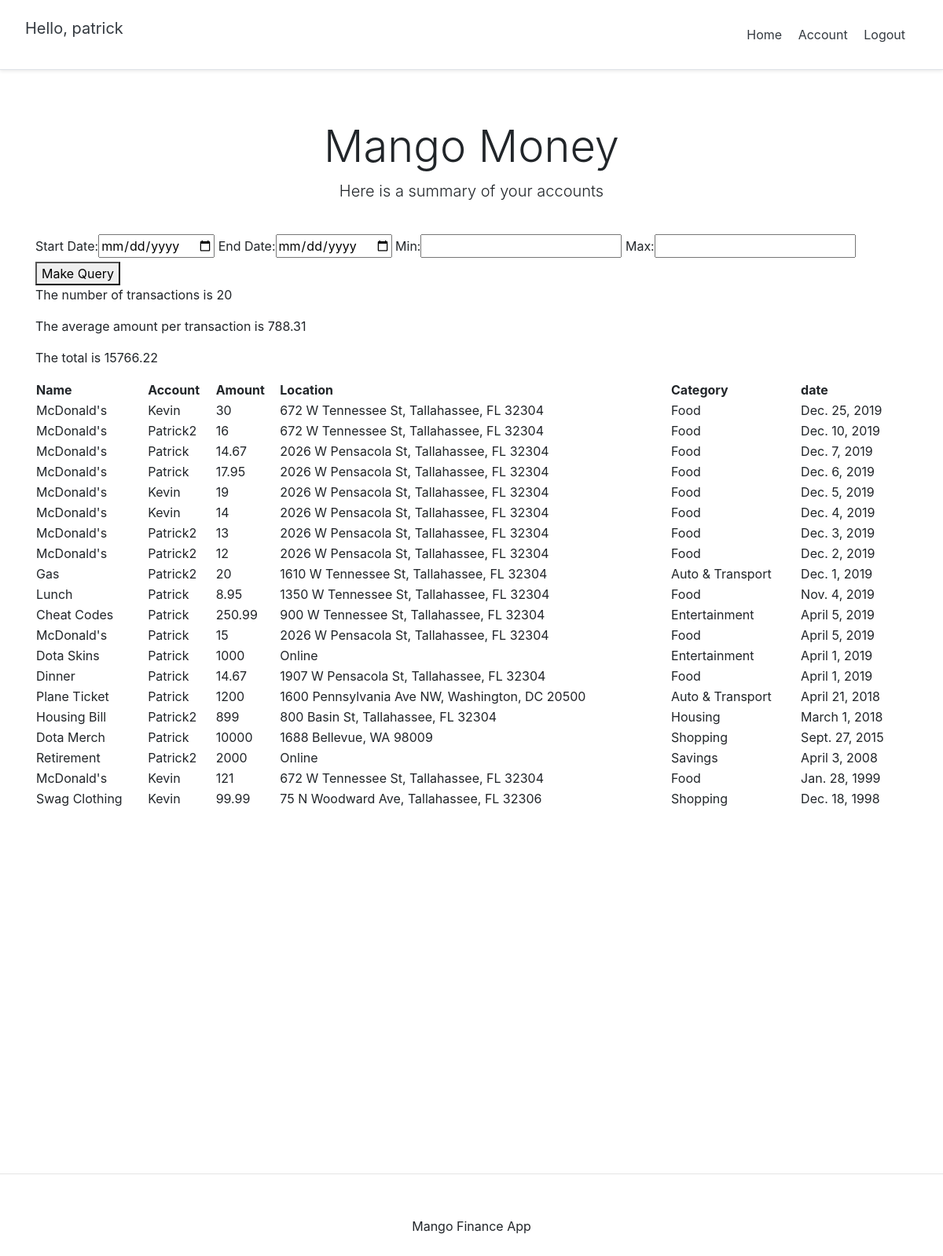
The app's page / (signed in) with its own data.
### mango/models.py (models this page shows, shortened)
class userAccount(AbstractBaseUser):
    email = models.EmailField(verbose_name='email', max_length=128 , unique=True)
    username = models.CharField(max_length=30, unique=True)
    date_joined = models.DateTimeField(verbose_name="date joined", auto_now_add=True)
    last_login = models.DateTimeField(verbose_name="last login", auto_now=True)
    is_admin = models.BooleanField(default=False)
    is_active = models.BooleanField(default=True)
    is_staff = models.BooleanField(default=False)
    is_superuser = models.BooleanField(default=False)
    user_id = models.AutoField(primary_key=True)
    password = models.CharField(max_length=20)
    first_name = models.CharField(max_length=30)
    last_name = models.CharField(max_length=30)
    USERNAME_FIELD = 'email'
    REQUIRED_FIELDS = ['username']
    objects = userAccountManager()

class Transactions(models.Model):
    transaction_ID = models.AutoField(primary_key=True, editable=False)
    transaction_plaidID = models.CharField(max_length=128, unique=True, null=True, editable=False)
    transaction_name = models.CharField(max_length=128, null=False)
    transaction_amount = models.DecimalField(max_digits=10, decimal_places=2, null=False)
    transaction_location = models.CharField(max_length=256, editable=True, null=True)
    transaction_date = models.DateField(auto_now=False)
    account= models.ForeignKey(Account, on_delete=models.CASCADE)
    category = models.ForeignKey(Category, on_delete=models.CASCADE)

### mango/views.py (the view)
# urls.py: path('', views.index_view, name='index'),
def index_view(request):
    context = {}
    user = request.user
    if not request.user.is_authenticated:
        return redirect("mango:login")
    if(request.POST):
        form = queryForm(request.POST)
        if form.is_valid():
            start = form.cleaned_data["startDate"]
            end = form.cleaned_data["endDate"]
            minAmount = form.cleaned_data["Min"]
            maxAmount = form.cleaned_data["Max"]
            with connection.cursor() as cursor:
                cursor.execute("""
                    SELECT transaction_name, account_name, transaction_amount, transaction_location, transaction_date, category_name
                    FROM mango_transactions
                    LEFT JOIN mango_category ON mango_transactions.category_ID = mango_category.category_ID
                    INNER JOIN mango_account ON mango_transactions.account_id = mango_account.account_ID
                    WHERE user_id = %s AND
                    (transaction_date >= %s AND transaction_date <= %s) AND
                    (transaction_amount >= %s AND transaction_amount <= %s) ORDER BY transaction_date DESC
                """, [user.user_id, start, end, minAmount, maxAmount])
                allTransactionsQuery = cursor.fetchall()
                if not allTransactionsQuery:
                    context["no_transactions"] = True
                    return render(request, 'mango/index.html', context=context)
                allTransactions = []
                for item in allTransactionsQuery:
                    transactionsDict = {
                        'transaction_name' : item[0],
                        'account_name' : item[1],
                        'transaction_amount' : item[2],
                        'transaction_location' : item[3],
                        'transaction_date' : item[4],
                        'category_name' : item[5]
                    }
                    allTransactions.append(transactionsDict)
                context['allTransactions'] = allTransactions
            with connection.cursor() as cursor:
                cursor.execute("""
                    SELECT COUNT(transaction_amount)
                    FROM mango_transactions
                    LEFT JOIN mango_category ON mango_transactions.category_ID = mango_category.category_ID
                    INNER JOIN mango_account ON mango_transactions.account_id = mango_account.account_ID
                    WHERE user_id = %s AND
                    (transaction_date >= %s AND transaction_date <= %s) AND
                    (transaction_amount >= %s AND transaction_amount <= %s)  ORDER BY transaction_date DESC
                """, [user.user_id, start, end, minAmount, maxAmount])
                TransactionsQuery = cursor.fetchone()[0]
                context["number_transaction"] = TransactionsQuery
            with connection.cursor() as cursor:
                cursor.execute("""
                    SELECT AVG(transaction_amount)
                    FROM mango_transactions
                    LEFT JOIN mango_category ON mango_transactions.category_ID = mango_category.category_ID
                    INNER JOIN mango_account ON mango_transactions.account_id = mango_account.account_ID
                    WHERE user_id = %s AND
                    (transaction_date >= %s AND transaction_date <= %s) AND
                    (transaction_amount >= %s AND transaction_amount <= %s)  ORDER BY transaction_date DESC
                """, [user.user_id, start, end, minAmount, maxAmount])
                TransactionsQuery = round(cursor.fetchone()[0], 2)
                context["average_transaction"] = TransactionsQuery
            with connection.cursor() as cursor:
                cursor.execute("""
                    SELECT SUM(transaction_amount)
                    FROM mango_transactions
                    LEFT JOIN mango_category ON mango_transactions.category_ID = mango_category.category_ID
                    INNER JOIN mango_account ON mango_transactions.account_id = mango_account.account_ID
                    WHERE user_id = %s AND
                    (transaction_date >= %s AND transaction_date <= %s) AND
                    (transaction_amount >= %s AND transaction_amount <= %s)  ORDER BY transaction_date DESC
                """, [user.user_id, start, end, minAmount, maxAmount])
                TransactionsQuery = round(cursor.fetchone()[0], 2)
                context["sum_transaction"] = TransactionsQuery
                newForm = queryForm(    initial={'startDate': start, 'endDate': end, "Min" : minAmount, "Max" : maxAmount })
                context['query_form'] = newForm
        else:
            context['query_form'] = form
    else:
        form = queryForm()
        context['query_form'] = form
        with connection.cursor() as cursor:
            cursor.execute("""
                SELECT transaction_name, account_name, transaction_amount, transaction_location, transaction_date, category_name
                FROM mango_transactions
                LEFT JOIN mango_category ON mango_transactions.category_ID = mango_category.category_ID
                INNER JOIN mango_account ON mango_transactions.account_id = mango_account.account_ID
                WHERE user_id = %s  ORDER BY transaction_date DESC
            """, [user.user_id])
            allTransactionsQuery = cursor.fetchall()
            if not allTransactionsQuery:
                context["no_transactions"] = True
                return render(request, 'mango/index.html', context=context)
            else:
                context["no_transactions"] = False
            allTransactions = []
            for item in allTransactionsQuery:
                transactionsDict = {
                    'transaction_name' : item[0],
                    'account_name' : item[1],
                    'transaction_amount' : item[2],
                    'transaction_location' : item[3],
                    'transaction_date' : item[4],
                    'category_name' : item[5]
                }
                allTransactions.append(transactionsDict)
            context['allTransactions'] = allTransactions
        with connection.cursor() as cursor:
            cursor.execute("""
                SELECT COUNT(transaction_name)
                FROM mango_transactions
                LEFT JOIN mango_category ON mango_transactions.category_ID = mango_category.category_ID
                INNER JOIN mango_account ON mango_transactions.account_id = mango_account.account_ID
                WHERE user_id = %s  ORDER BY transaction_date DESC
            """, [user.user_id])
            TransactionsQuery = cursor.fetchone()[0]
            context["number_transaction"] = TransactionsQuery
        with connection.cursor() as cursor:
            cursor.execute("""
                SELECT AVG(transaction_amount)
                FROM mango_transactions
                LEFT JOIN mango_category ON mango_transactions.category_ID = mango_category.category_ID
                INNER JOIN mango_account ON mango_transactions.account_id = mango_account.account_ID
                WHERE user_id = %s  ORDER BY transaction_date DESC
            """, [user.user_id])
            TransactionsQuery = round( cursor.fetchone()[0], 2)
            context["average_transaction"] = TransactionsQuery
        with connection.cursor() as cursor:
            cursor.execute("""
                SELECT SUM(transaction_amount)
                FROM mango_transactions
                LEFT JOIN mango_category ON mango_transactions.category_ID = mango_category.category_ID
                INNER JOIN mango_account ON mango_transactions.account_id = mango_account.account_ID
                WHERE user_id = %s  ORDER BY transaction_date DESC
            """, [user.user_id])
            TransactionsQuery = round( cursor.fetchone()[0], 2)
            context["sum_transaction"] = TransactionsQuery
    return render(request, 'mango/index.html', context=context)

### mango/forms.py
class queryForm(forms.Form):
    startDate = forms.DateField(label="Start Date", widget=forms.DateInput(attrs={'type':'date'}), required=True)
    endDate = forms.DateField(label="End Date", widget=forms.DateInput(attrs={'type':'date'}), required=True)
    Min = forms.DecimalField(decimal_places=2, required=True)
    Max = forms.DecimalField(decimal_places=2, required=True)

### templates/mango/index.html (shortened to what this page needs)
{% extends 'mango/base.html' %}
{% load staticfiles %}
{% block body_block %}
<div class="pricing-header px-3 py-3 pt-md-5 pb-md-4 mx-auto text-center">
        <h1 class="display-4">Mango Money</h1>
        {% if user.is_authenticated %}
            <p class="lead">
                Here is a summary of your accounts
            </p>
        {% else %}
            <p class="lead">
                Please sign in to view summary of accounts
            </p>
        {% endif %}
</div>
<div class="container">
    <div class="d-flex flex-column">
        {% if no_transactions %}
            <p>
                There are no transactions to display, please add them from the account page!
            </p>
        {% else %}
            <form method="POST">
                    {{ query_form }}
                <button type="submit">Make Query</button>
            </form>
            <div>
                <p>The number of transactions is {{ number_transaction }} </p>
                <p>The average amount per transaction is {{ average_transaction }}</p>
                <p>The total is {{ sum_transaction }}</p>
            </div>
            <table>
                <tr>
                    <th>Name</th>
                    <th>Account</th>
                    <th>Amount</th>
                    <th>Location</th>
                    <th>Category</th>
                    <th>date</th>
                </tr>
                {% for item in allTransactions %}
                <tr>
                    <td>{{ item.transaction_name }}</td>
                    <td>{{ item.account_name }}</td>
                    <td>{{ item.transaction_amount }}</td>
                    <td>{{ item.transaction_location }}</td>
                    <td>{{ item.category_name }}</td>
                    <td>{{ item.transaction_date }}</td>
                </tr>
                {% endfor %}
            </table>
<br>
<br>
  <div id="map"></div>
    </div>
</div>
{% endif %}
{% endblock %}

### templates/snippets/header.html (shortened to what this page needs)
<link rel="stylesheet" href="https://stackpath.bootstrapcdn.com/bootstrap/4.3.1/css/bootstrap.min.css">
<div class="d-flex flex-column flex-md-row align-items-center p-3 px-md-4 mb-3 bg-white border-bottom shadow-sm">
    <h5 class="my-0 mr-md-auto font-weight-normal">
        {% if request.user.is_authenticated %}
            <p class="p-2 text-dark">Hello, {{ request.user.username }}</p>
        {% endif %}</h5>
    <nav class="my-2 my-md-0 mr-md-3">
        {% if request.user.is_authenticated %}
            <a class="p-2 text-dark" href="{% url 'mango:index' %}">Home</a>
            <a class="p-2 text-dark" href="{% url 'mango:account' %}">Account</a>
            <a class="p-2 text-dark" href="{% url 'mango:logout' %}">Logout</a>
        {% else %}
            <a class="p-2 text-dark" href="{% url 'mango:index' %}">Home</a>
            <a class="p-2 text-dark" href="{% url 'mango:login' %}">Login</a>
            <a class="btn btn-outline-primary" href="{% url 'mango:register' %}">Sign up</a>
        {% endif %}
    </nav>
</div>

### templates/mango/index.html (style rules this page uses)
#map { height:400px; width:100%; }

### records on screen
userAccount: user.username "patrick"
Transactions: transaction_name "McDonald's", account_name "Kevin", transaction_amount "30", transaction_location "672 W Tennessee St, Tallahassee, FL 32304", category_name "Food", transaction_date "Dec. 25, 2019"
Transactions: transaction_name "McDonald's", account_name "Patrick2", transaction_amount "16", transaction_location "672 W Tennessee St, Tallahassee, FL 32304", category_name "Food", transaction_date "Dec. 10, 2019"
Transactions: transaction_name "McDonald's", account_name "Patrick", transaction_amount "14.67", transaction_location "2026 W Pensacola St, Tallahassee, FL 32304", category_name "Food", transaction_date "Dec. 7, 2019"
Transactions: transaction_name "McDonald's", account_name "Patrick", transaction_amount "17.95", transaction_location "2026 W Pensacola St, Tallahassee, FL 32304", category_name "Food", transaction_date "Dec. 6, 2019"
Transactions: transaction_name "McDonald's", account_name "Kevin", transaction_amount "19", transaction_location "2026 W Pensacola St, Tallahassee, FL 32304", category_name "Food", transaction_date "Dec. 5, 2019"
Transactions: transaction_name "McDonald's", account_name "Kevin", transaction_amount "14", transaction_location "2026 W Pensacola St, Tallahassee, FL 32304", category_name "Food", transaction_date "Dec. 4, 2019"
Transactions: transaction_name "McDonald's", account_name "Patrick2", transaction_amount "13", transaction_location "2026 W Pensacola St, Tallahassee, FL 32304", category_name "Food", transaction_date "Dec. 3, 2019"
Transactions: transaction_name "McDonald's", account_name "Patrick2", transaction_amount "12", transaction_location "2026 W Pensacola St, Tallahassee, FL 32304", category_name "Food", transaction_date "Dec. 2, 2019"
Transactions: transaction_name "Gas", account_name "Patrick2", transaction_amount "20", transaction_location "1610 W Tennessee St, Tallahassee, FL 32304", category_name "Auto & Transport", transaction_date "Dec. 1, 2019"
Transactions: transaction_name "Lunch", account_name "Patrick", transaction_amount "8.95", transaction_location "1350 W Tennessee St, Tallahassee, FL 32304", category_name "Food", transaction_date "Nov. 4, 2019"
Transactions: transaction_name "Cheat Codes", account_name "Patrick", transaction_amount "250.99", transaction_location "900 W Tennessee St, Tallahassee, FL 32304", category_name "Entertainment", transaction_date "April 5, 2019"
Transactions: transaction_name "McDonald's", account_name "Patrick", transaction_amount "15", transaction_location "2026 W Pensacola St, Tallahassee, FL 32304", category_name "Food", transaction_date "April 5, 2019"
Transactions: transaction_name "Dota Skins", account_name "Patrick", transaction_amount "1000", transaction_location "Online", category_name "Entertainment", transaction_date "April 1, 2019"
Transactions: transaction_name "Dinner", account_name "Patrick", transaction_amount "14.67", transaction_location "1907 W Pensacola St, Tallahassee, FL 32304", category_name "Food", transaction_date "April 1, 2019"
Transactions: transaction_name "Plane Ticket", account_name "Patrick", transaction_amount "1200", transaction_location "1600 Pennsylvania Ave NW, Washington, DC 20500", category_name "Auto & Transport", transaction_date "April 21, 2018"
Transactions: transaction_name "Housing Bill", account_name "Patrick2", transaction_amount "899", transaction_location "800 Basin St, Tallahassee, FL 32304", category_name "Housing", transaction_date "March 1, 2018"
Transactions: transaction_name "Dota Merch", account_name "Patrick", transaction_amount "10000", transaction_location "1688 Bellevue, WA 98009", category_name "Shopping", transaction_date "Sept. 27, 2015"
Transactions: transaction_name "Retirement", account_name "Patrick2", transaction_amount "2000", transaction_location "Online", category_name "Savings", transaction_date "April 3, 2008"
Transactions: transaction_name "McDonald's", account_name "Kevin", transaction_amount "121", transaction_location "672 W Tennessee St, Tallahassee, FL 32304", category_name "Food", transaction_date "Jan. 28, 1999"
Transactions: transaction_name "Swag Clothing", account_name "Kevin", transaction_amount "99.99", transaction_location "75 N Woodward Ave, Tallahassee, FL 32306", category_name "Shopping", transaction_date "Dec. 18, 1998"

### other values on screen
{{ number_transaction }} "20"
{{ average_transaction }} "788.31"
{{ sum_transaction }} "15766.22"
